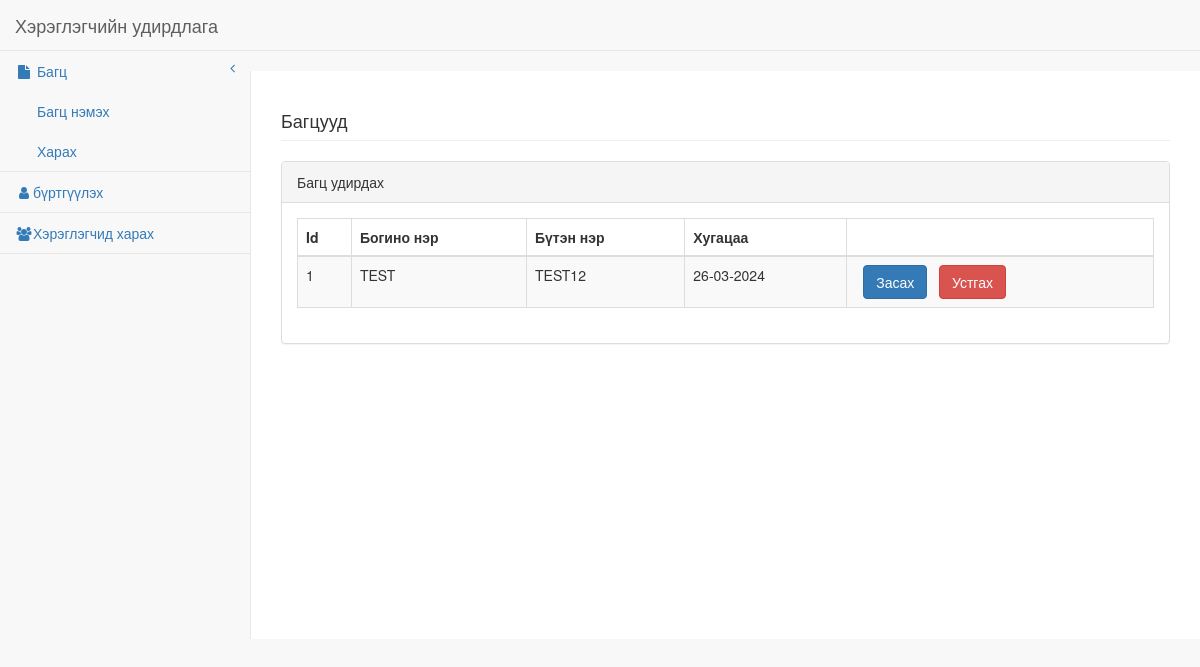
/manage-packages.php, run on the app's committed database.
### tables this page shows
CREATE TABLE `tbl_package` (
  `cid` int(11) NOT NULL,
  `cshort` varchar(250) DEFAULT NULL,
  `cfull` varchar(250) DEFAULT NULL,
  `cdate` varchar(50) DEFAULT NULL,
  `update_date` varchar(200) DEFAULT NULL
);

### manage-packages.php (the view, shortened to what this page needs)
<?php session_start();
include('includes/dbconnection.php');
?>
<!DOCTYPE html>
<html lang="en">
<head>
    <link rel="stylesheet" href="https://maxcdn.bootstrapcdn.com/bootstrap/3.3.6/css/bootstrap.min.css">
    <link rel="stylesheet" href="//cdn.jsdelivr.net/bootstrap.metismenu/1.1.2/css/metismenu.min.css">
    <link rel="stylesheet" href="https://cdn.datatables.net/2.0.3/css/dataTables.bootstrap.min.css">
    <link rel="stylesheet" href="https://cdn.datatables.net/responsive/3.0.0/css/responsive.dataTables.min.css">
    <link href="dist/css/sb-admin-2.css" rel="stylesheet">
    <link rel="stylesheet" href="https://cdnjs.cloudflare.com/ajax/libs/font-awesome/4.2.0/css/font-awesome.min.css" />
</head>
<body>
    <div id="wrapper">
     <?php include('leftbar.php')?>;
         <nav>
        <div id="page-wrapper">
            <div class="row">
                <div class="col-lg-12">
                   <h4 class="page-header"> <?php echo strtoupper("Багцууд");?></h4>
                </div>
            </div>
            <div class="row">
                <div class="col-lg-12">
                    <div class="panel panel-default">
                        <div class="panel-heading">
                            Багц удирдах
                        </div>
                        <div class="panel-body">
                            <div class="dataTable_wrapper">
                                <table class="table table-striped table-bordered table-hover" id="dataTables-example">
                                    <thead>
                                        <tr>
                                            <th>Id</th>
                                            <th>Богино нэр</th>
                                            <th>Бүтэн нэр</th>
                                            <th>Хугацаа</th>
                                            <th></th>
                                        </tr>
                                    </thead>
                                    <tbody>
                                    <?php $query=mysqli_query($con,"select * from tbl_package");
                                    $sn=1;
                                     while($res=mysqli_fetch_array($query)){?>
                                        <tr class="odd gradeX">
                                            <td><?php echo $sn?></td>
                                            <td><?php echo htmlentities(strtoupper($res['cshort']));?></td>
                                            <td><?php echo htmlentities(strtoupper($res['cfull']));?></td>
                                            <td><?php echo htmlentities($res['cdate']);?></td>
                                             <td>&nbsp;&nbsp;<a href="edit-package.php?cid=<?php echo htmlentities($res['cid']);?>" class="btn btn-primary">Засах</a> &nbsp;
                                             <a href="manage-packages.php?del=<?php echo htmlentities($res['cid']); ?>" class="btn btn-danger" onclick="return confirm('Устгахуу?');">Устгах</a></td>
                                        </tr>
                                    <?php $sn++;}?>
                                    </tbody>
                                </table>
                            </div>
                        </div>
                    </div>
                </div>
            </div>
        </div>
    </div>
</body>
</html>

### leftbar.php (shortened to what this page needs)
<nav class="navbar navbar-default navbar-static-top" role="navigation"
			style="margin-bottom: 0">
			<div class="navbar-header">
				<a class="navbar-brand" href="index.html">Хэрэглэгчийн удирдлага</a>
			</div>
						 <div class="navbar-default sidebar" role="navigation">
                <div class="sidebar-nav navbar-collapse">
                    <ul class="nav" id="side-menu">
                        <li>
                            <a href="#"><i class="fa fa-file fa-fw"></i> Багц<span class="fa arrow"></span></a>
                            <ul class="nav nav-second-level">
                                <li>
                                    <a href="add-package.php">Багц нэмэх</a>
                                </li>
                                <li>
                                    <a href="manage-packages.php">Харах</a>
                                </li>
                            </ul>
                            </li>
                   <li>
                            <a href="register.php"><i class="fa fa-user fa-fw"></i>бүртгүүлэх</a>
                  </li>
                   <li>
                            <a href="manage-users.php"><i class="fa fa-users fa-fw"></i>Хэрэглэгчид харах</a>
                  </li>
                  </ul>
                </div>
            </div>
        </nav>

### data on the page
tbl_package: cshort "TEST", cfull "TEST12", cdate "26-03-2024"
